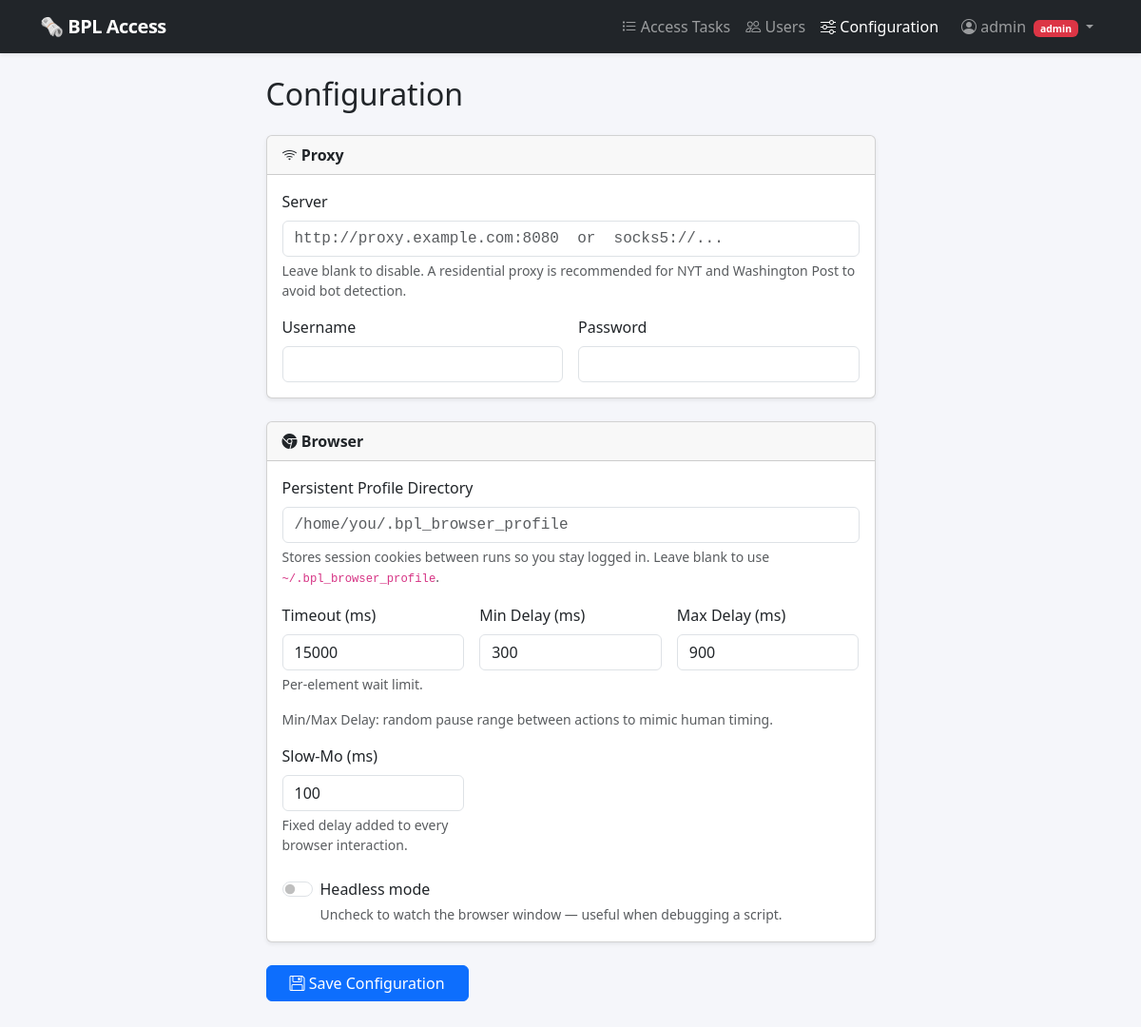
The app's page /config (signed in) with its own data.
### tables this page shows
CREATE TABLE users (
                id           INTEGER PRIMARY KEY AUTOINCREMENT,
                username     TEXT    NOT NULL UNIQUE COLLATE NOCASE,
                password     TEXT    NOT NULL,
                salt         TEXT    NOT NULL,
                is_admin     INTEGER NOT NULL DEFAULT 0,
                created_at   TEXT    NOT NULL DEFAULT (datetime('now'))
            );

CREATE TABLE settings (
                id             INTEGER PRIMARY KEY CHECK (id = 1),
                proxy_server   TEXT    NOT NULL DEFAULT '',
                proxy_username TEXT    NOT NULL DEFAULT '',
                proxy_password TEXT    NOT NULL DEFAULT '',
                user_data_dir  TEXT    NOT NULL DEFAULT '',
                headless       INTEGER NOT NULL DEFAULT 0,
                timeout        INTEGER NOT NULL DEFAULT 15000,
                delay_min_ms   INTEGER NOT NULL DEFAULT 300,
                delay_max_ms   INTEGER NOT NULL DEFAULT 900,
                slow_mo_ms     INTEGER NOT NULL DEFAULT 100
            );

### app.py (the view, shortened to what this page needs)
@app.route("/config", methods=["GET", "POST"])
@login_required
@admin_required
def config():
    db = get_db()
    settings = db.execute("SELECT * FROM settings WHERE id = 1").fetchone()
    db.close()
    return render_template("config.html", settings=settings)

### app.py (called while the page is built)
@app.context_processor
def inject_now_utc():
    return {"now_utc": datetime.now(timezone.utc).strftime("%Y-%m-%d %H:%M:%S")}

@login_manager.user_loader
def load_user(user_id):
    db  = get_db()
    row = db.execute("SELECT * FROM users WHERE id = ?", (user_id,)).fetchone()
    db.close()
    return User(row) if row else None

def admin_required(f):
    @wraps(f)
    def decorated(*args, **kwargs):
        if not current_user.is_authenticated or not current_user.is_admin:
            abort(403)
        return f(*args, **kwargs)
    return decorated

### db.py (called while the page is built)
def get_db() -> sqlite3.Connection:
    conn = sqlite3.connect(str(DB_PATH))
    conn.row_factory = sqlite3.Row
    conn.execute("PRAGMA foreign_keys = ON")
    return conn

### templates/config.html (shortened to what this page needs)
{% extends 'base.html' %}
{% block content %}
<div class="row justify-content-center">
<div class="col-lg-7">
  <h2 class="mb-4">Configuration</h2>
  <form method="post">
    <div class="card shadow-sm mb-4">
      <div class="card-header fw-semibold">
        <i class="bi bi-wifi"></i> Proxy
      </div>
      <div class="card-body">
        <div class="mb-3">
          <label class="form-label">Server</label>
          <input type="text" name="proxy_server" class="form-control font-monospace"
                 value="{{ settings.proxy_server }}"
                 placeholder="http://proxy.example.com:8080  or  socks5://...">
          <div class="form-text">
            Leave blank to disable. A residential proxy is recommended for NYT and Washington Post
            to avoid bot detection.
          </div>
        </div>
        <div class="row g-3">
          <div class="col-sm-6">
            <label class="form-label">Username</label>
            <input type="text" name="proxy_username" class="form-control"
                   value="{{ settings.proxy_username }}" autocomplete="off">
          </div>
          <div class="col-sm-6">
            <label class="form-label">Password</label>
            <input type="password" name="proxy_password" class="form-control"
                   value="{{ settings.proxy_password }}" autocomplete="new-password">
          </div>
        </div>
      </div>
    </div>
    <div class="card shadow-sm mb-4">
      <div class="card-header fw-semibold">
        <i class="bi bi-browser-chrome"></i> Browser
      </div>
      <div class="card-body">
        <div class="mb-3">
          <label class="form-label">Persistent Profile Directory</label>
          <input type="text" name="user_data_dir" class="form-control font-monospace"
                 value="{{ settings.user_data_dir }}"
                 placeholder="/home/you/.bpl_browser_profile">
          <div class="form-text">
            Stores session cookies between runs so you stay logged in.
            Leave blank to use <code>~/.bpl_browser_profile</code>.
          </div>
        </div>
        <div class="row g-3 mb-3">
          <div class="col-sm-4">
            <label class="form-label">Timeout (ms)</label>
            <input type="number" name="timeout" class="form-control"
                   value="{{ settings.timeout }}" min="1000" step="1000">
            <div class="form-text">Per-element wait limit.</div>
          </div>
          <div class="col-sm-4">
            <label class="form-label">Min Delay (ms)</label>
            <input type="number" name="delay_min_ms" class="form-control"
                   value="{{ settings.delay_min_ms }}" min="0">
          </div>
          <div class="col-sm-4">
            <label class="form-label">Max Delay (ms)</label>
            <input type="number" name="delay_max_ms" class="form-control"
                   value="{{ settings.delay_max_ms }}" min="0">
          </div>
        </div>
        <div class="form-text mb-3">Min/Max Delay: random pause range between actions to mimic human timing.</div>
        <div class="row g-3 mb-4">
          <div class="col-sm-4">
            <label class="form-label">Slow‑Mo (ms)</label>
            <input type="number" name="slow_mo_ms" class="form-control"
                   value="{{ settings.slow_mo_ms }}" min="0">
            <div class="form-text">Fixed delay added to every browser interaction.</div>
          </div>
        </div>
        <div class="form-check form-switch">
          <input class="form-check-input" type="checkbox" name="headless"
                 id="headlessSwitch" {{ 'checked' if settings.headless }}>
          <label class="form-check-label" for="headlessSwitch">Headless mode</label>
          <div class="form-text">
            Uncheck to watch the browser window — useful when debugging a script.
          </div>
        </div>
      </div>
    </div>
    <button type="submit" class="btn btn-primary px-4">
      <i class="bi bi-floppy"></i> Save Configuration
    </button>
  </form>
</div>
</div>
{% endblock %}

### templates/base.html (shortened to what this page needs)
<!doctype html>
<html lang="en">
<head>
  <link rel="stylesheet" href="https://cdn.jsdelivr.net/npm/bootstrap@5.3.3/dist/css/bootstrap.min.css">
  <link rel="stylesheet" href="https://cdn.jsdelivr.net/npm/bootstrap-icons@1.11.3/font/bootstrap-icons.min.css">
</head>
<body>
<nav class="navbar navbar-expand-sm navbar-dark bg-dark mb-4 shadow-sm">
  <div class="container">
    <a class="navbar-brand" href="{{ url_for('tasks') }}">🗞 BPL Access</a>
    <div class="collapse navbar-collapse" id="nav">
      <ul class="navbar-nav ms-auto">
        <li class="nav-item">
          <a class="nav-link {% if request.endpoint in ('tasks','task_new','task_edit','task_runs','run_detail') %}active{% endif %}"
             href="{{ url_for('tasks') }}">
            <i class="bi bi-list-task"></i> Access Tasks
          </a>
        </li>
        {% if current_user.is_authenticated and current_user.is_admin %}
        <li class="nav-item">
          <a class="nav-link {% if request.endpoint in ('user_list','user_new','user_edit') %}active{% endif %}"
             href="{{ url_for('user_list') }}">
            <i class="bi bi-people"></i> Users
          </a>
        </li>
        <li class="nav-item">
          <a class="nav-link {% if request.endpoint == 'config' %}active{% endif %}"
             href="{{ url_for('config') }}">
            <i class="bi bi-sliders"></i> Configuration
          </a>
        </li>
        {% endif %}
        {% if current_user.is_authenticated %}
        <li class="nav-item dropdown ms-2">
          <a class="nav-link dropdown-toggle" href="#" data-bs-toggle="dropdown">
            <i class="bi bi-person-circle"></i> {{ current_user.username }}
            {% if current_user.is_admin %}<span class="badge bg-danger ms-1" style="font-size:.65rem">admin</span>{% endif %}
          </a>
        </li>
        {% endif %}
      </ul>
    </div>
  </div>
</nav>
<div class="container pb-5">
  {% block content %}{% endblock %}
</div>
</body>
</html>

### templates/base.html (style rules this page uses)
body { background: #f5f6fa; }
.navbar-brand { font-weight: 700; letter-spacing: -.5px; }

### records on screen
users: username "admin"
settings: timeout "15000", delay_min_ms "300", delay_max_ms "900", slow_mo_ms "100"
